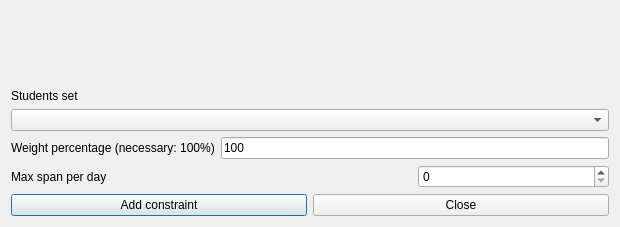
<?xml version="1.0" encoding="UTF-8"?>
<ui version="4.0">
 <class>AddConstraintStudentsSetMaxSpanPerDayForm_template</class>
 <widget class="QDialog" name="AddConstraintStudentsSetMaxSpanPerDayForm_template">
  <property name="geometry">
   <rect>
    <x>0</x>
    <y>0</y>
    <width>620</width>
    <height>227</height>
   </rect>
  </property>
  <property name="windowTitle">
   <string extracomment="This is the title of the dialog to add a new constraint of this type">Add students set max span per day</string>
  </property>
  <layout class="QGridLayout" name="gridLayout">
   <item row="1" column="0" colspan="3">
    <widget class="QLabel" name="studentsTextLabel">
     <property name="frameShape">
      <enum>QFrame::NoFrame</enum>
     </property>
     <property name="frameShadow">
      <enum>QFrame::Plain</enum>
     </property>
     <property name="text">
      <string>Students set</string>
     </property>
     <property name="wordWrap">
      <bool>false</bool>
     </property>
    </widget>
   </item>
   <item row="3" column="0">
    <widget class="QLabel" name="weightTextLabel">
     <property name="frameShape">
      <enum>QFrame::NoFrame</enum>
     </property>
     <property name="frameShadow">
      <enum>QFrame::Plain</enum>
     </property>
     <property name="text">
      <string>Weight percentage (necessary: 100%)</string>
     </property>
     <property name="wordWrap">
      <bool>false</bool>
     </property>
    </widget>
   </item>
   <item row="4" column="2">
    <widget class="QSpinBox" name="maxSpanSpinBox"/>
   </item>
   <item row="4" column="0" colspan="2">
    <widget class="QLabel" name="textLabel1">
     <property name="text">
      <string>Max span per day</string>
     </property>
     <property name="wordWrap">
      <bool>false</bool>
     </property>
    </widget>
   </item>
   <item row="3" column="1" colspan="2">
    <widget class="QLineEdit" name="weightLineEdit">
     <property name="text">
      <string notr="true">100</string>
     </property>
    </widget>
   </item>
   <item row="2" column="0" colspan="3">
    <widget class="QComboBox" name="studentsComboBox">
     <property name="editable">
      <bool>false</bool>
     </property>
     <property name="insertPolicy">
      <enum>QComboBox::NoInsert</enum>
     </property>
     <property name="duplicatesEnabled">
      <bool>false</bool>
     </property>
    </widget>
   </item>
   <item row="5" column="0" colspan="3">
    <layout class="QHBoxLayout">
     <item>
      <widget class="QPushButton" name="addConstraintPushButton">
       <property name="text">
        <string>Add constraint</string>
       </property>
      </widget>
     </item>
     <item>
      <widget class="QPushButton" name="closePushButton">
       <property name="text">
        <string>Close</string>
       </property>
      </widget>
     </item>
    </layout>
   </item>
   <item row="0" column="0" colspan="3">
    <spacer name="spacer1">
     <property name="orientation">
      <enum>Qt::Vertical</enum>
     </property>
     <property name="sizeType">
      <enum>QSizePolicy::Expanding</enum>
     </property>
     <property name="sizeHint" stdset="0">
      <size>
       <width>20</width>
       <height>40</height>
      </size>
     </property>
    </spacer>
   </item>
  </layout>
 </widget>
 <layoutdefault spacing="6" margin="11"/>
 <resources/>
 <connections/>
</ui>
